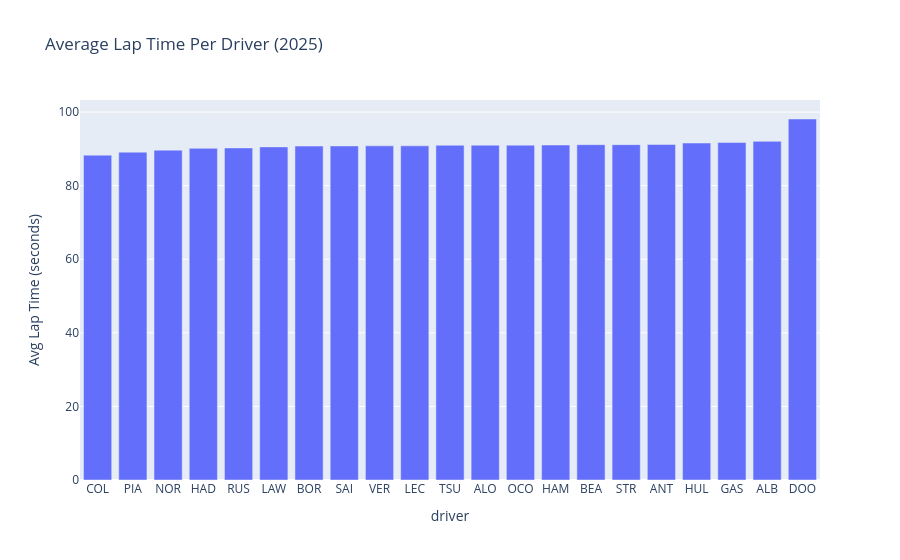

The code cell stored with this chart in its notebook:
### Code cell
avg_laps = laps[laps["lap_time_secs"].notna()].groupby("driver")["lap_time_secs"].mean().reset_index()
avg_laps = avg_laps.sort_values("lap_time_secs")

fig = px.bar(
    avg_laps,
    x="driver",
    y="lap_time_secs",
    title="Average Lap Time Per Driver (2025)",
    labels={"lap_time_secs": "Avg Lap Time (seconds)"}
)
fig.show()

### Figure 1 — Plotly figure (JSON) as saved in the notebook; plotly's stock layout.template omitted (floating-point values rounded to 4 significant figures)
{"data": [{"hovertemplate": "driver=%{x}<br>Avg Lap Time (seconds)=%{y}<extra></extra>", "legendgroup": "", "marker": {"color": "#636efa", "pattern": {"shape": ""}}, "name": "", "orientation": "v", "showlegend": false, "textposition": "auto", "type": "bar", "x": ["COL", "PIA", "NOR", "HAD", "RUS", "LAW", "BOR", "SAI", "VER", "LEC", "TSU", "ALO", "OCO", "HAM", "BEA", "STR", "ANT", "HUL", "GAS", "ALB", "DOO"], "xaxis": "x", "y": [88.29, 89.11, 89.66, 90.14, 90.26, 90.54, 90.76, 90.8, 90.82, 90.82, 90.98, 91.0, 91.01, 91.05, 91.14, 91.15, 91.2, 91.59, 91.72, 92.04, 98.12], "yaxis": "y"}], "layout": {"barmode": "relative", "legend": {"tracegroupgap": 0}, "title": {"text": "Average Lap Time Per Driver (2025)"}, "xaxis": {"anchor": "y", "domain": [0, 1], "title": {"text": "driver"}}, "yaxis": {"anchor": "x", "domain": [0, 1], "title": {"text": "Avg Lap Time (seconds)"}}}}
